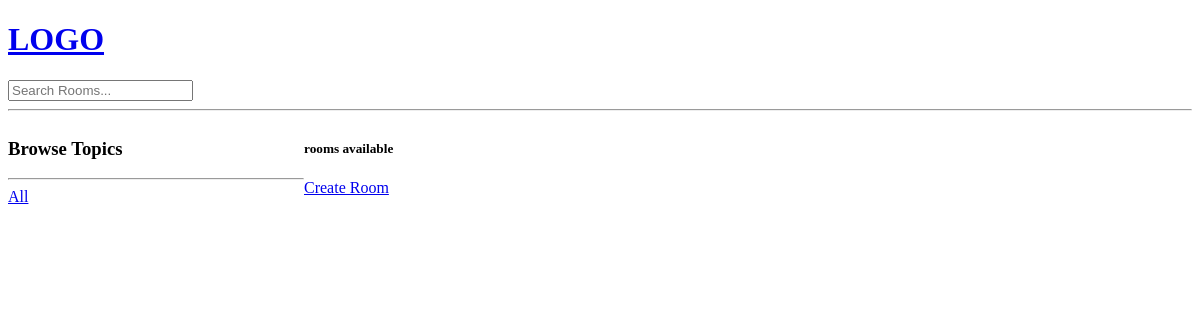
/?q=Python, run on an earlier commit of the app's database.
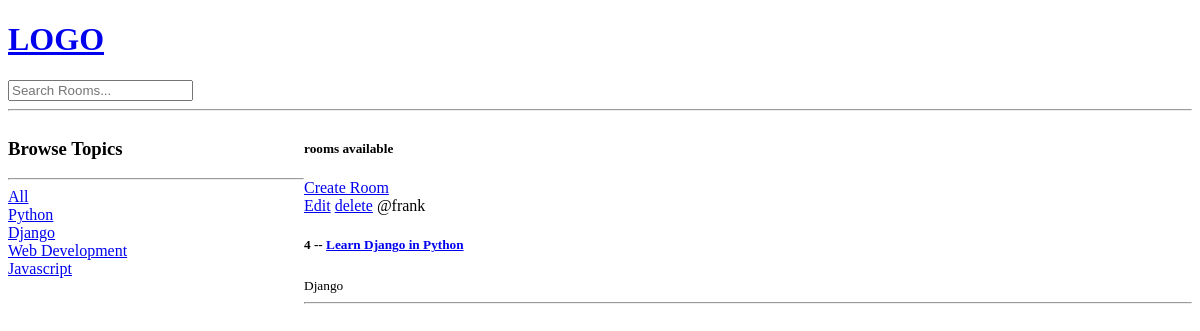
And on a later commit of the database.
### base/models.py (models this page shows, shortened)
class Topic(models.Model):
    name = models.CharField(max_length=200)

class Room(models.Model):
    host = models.ForeignKey(User, on_delete=models.SET_NULL, null=True)
    topic = models.ForeignKey(Topic, on_delete=models.SET_NULL, null=True)
    name = models.CharField(max_length=200)
    description = models.TextField(null=True, blank=True)
    updated = models.DateField(auto_now=True)
    created = models.DateTimeField(auto_now_add=True)
    class Meta:
        ordering = ['-updated', '-created']

### base/views.py (the view)
# urls.py: path('', views.home, name="home"),
def home(request):
    q = request.GET.get('q') if request.GET.get('q') != None else ''
    rooms = Room.objects.filter(
        Q(topic__name__icontains=q) |
        Q(name__icontains=q) |
        Q(description__icontains=q)
    )
    topics = Topic.objects.all()
    room_count = rooms.count()
    context = {'rooms': rooms, 'topics': topics, 'room-count': room_count}
    return render(request, 'base/home.html', context)

### base/templates/base/home.html (shortened to what this page needs)
{% extends 'main.html' %}
{% block content %}
<div class="home-container">
    <div>
        <h3>Browse Topics</h3>
        <hr>
        <a href="{% url 'home' %}">All  </a>
        {% for topic in topics %}
            <div>
                <a href="{% url 'home' %}?q={{topic.name}}">{{ topic.name }}</a>
            </div>
        {% endfor %}
    </div>
    <div>
        <h5>{{ room_count }} rooms available</h5>
        <a href="{% url 'create-room' %}">Create Room</a>
        <div>
            {% for room in rooms %}
                <div>
                    <a href="{% url 'update-room' room.id %}">Edit</a>
                    <a href="{% url 'delete-room' room.id %}">delete</a>
                    <span>@{{ room.host.username }}</span>
                    <h5>{{room.id}} -- <a href="{% url 'room' room.id %}">{{room.name}}</a></h5>
                    <small>{{ room.topic.name }}</small>
                    <hr>
                </div>
            {% endfor %}
        </div>
    </div>
</div>
{% endblock %}

What changed in the data, as far as the page shows it:
added Topic: name "Python"
added Topic: name "Django"
added Topic: name "Web Development"
added Topic: name "Javascript"
added Room: host.username "frank", id "4", name "Learn Django in Python", topic.name "Django"
